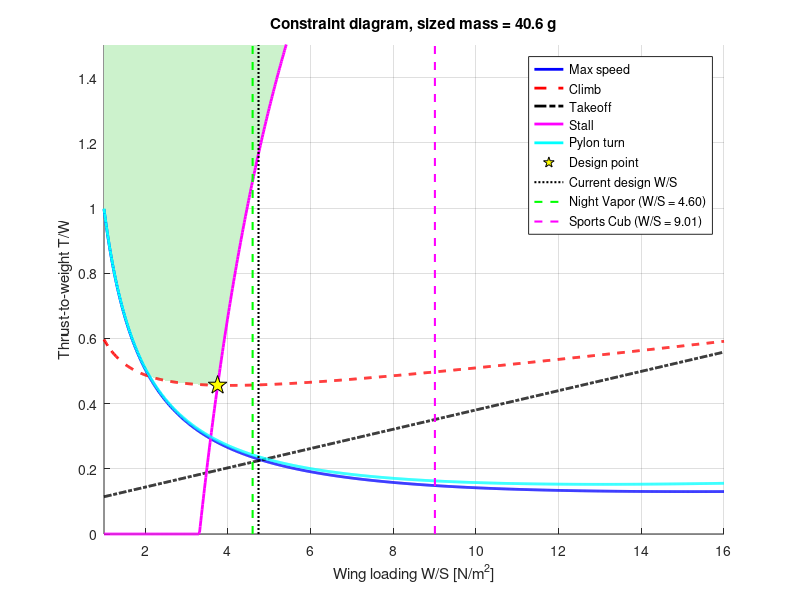

MATLAB code to generate this figure:
% Sizing script 


clear; clc; close all;

%% 1) Constants, aero assumptions, requirements (from the team diagram)
rho = 1.225;  g = 9.81;
CD0 = 0.045;  e = 0.75;  AR = 4.52;  CL_max = 1.35;  alpha_stall = 15;
V_stall = 2.0;  V_max = 6.0;  ROC = 1.0;  V_climb = 3.0;  S_TO = 3.0;
mu = 0.05;  CL_TO = 0.8;
CD_TO = CD0 + CL_TO^2/(pi*e*AR);
V_turn = V_max;  R_turn = 6;          
K = 1/(pi*e*AR);

%% 2) Constraint curves: required T/W at each wing loading W/S [N/m^2]
WS = linspace(1, 16, 1000);

q_s = 0.5*rho*V_stall^2;                                   % stall (thrust-assisted)
TW_stall = max((1 - q_s*CL_max./WS)/sind(alpha_stall), 0);

q_m = 0.5*rho*V_max^2;                                     % max speed
TW_maxspeed = q_m*CD0./WS + K*WS/q_m;

gam = asin(ROC/V_climb);  q_c = 0.5*rho*V_climb^2;         % climb (exact angle)
TW_roc = q_c*CD0./WS + K*cos(gam)^2*WS/q_c + sin(gam);

TW_takeoff = mu + 0.72*(CD_TO - mu*CL_TO)/CL_max + 1.44*WS/(g*rho*CL_max*S_TO); % takeoff ground roll
             

n = sqrt(1 + (V_turn^2/(g*R_turn))^2);  q_t = 0.5*rho*V_turn^2;   % pylon turn
TW_turn = q_t*CD0./WS + K*n^2*WS/q_t;

%% 3) Feasible region and design point
% The design must meet the HIGHEST T/W of all constraints at each W/S.
TW_required = max([TW_stall; TW_maxspeed; TW_roc; TW_takeoff; TW_turn], [], 1);
[TW_design, idx] = min(TW_required);   % lowest T/W = smallest motor
WS_design = WS(idx);                   % auto-picked from the diagram
% EDIT: to force a wing loading instead, uncomment these two lines:
% WS_design = 4.0;  TW_design = interp1(WS, TW_required, WS_design);

%% 4) Component weights [g]
m_motor_prop = 3;   m_front_gear = 2;   m_back_gear = 4;   % back gear: 2 g for BOTH (EDIT if each)
m_bracket = 2;   
m_tail = 1; 
m_boom = 1;
m_pcb = 6;   
m_battery = 4;
m_fixed = m_motor_prop + m_front_gear + m_back_gear + m_bracket + m_tail + m_boom + m_pcb + m_battery; % everything except the wing

% Wing: area-density = wing mass / wing area
% current design
m_wing_now = 12;   
S_now = 0.0724638;

rho_A_now = m_wing_now/S_now; % g/m^2
rho_A = rho_A_now; % EDIT: g/m^2, set lower if you expect a lighter wing (e.g. 100)

% Comparison Aircraft Specifications
% Night Vapor
m_nightvapor = 26;                % total mass [g]
b_nightvapor = 0.37;              % wingspan [m] (37 cm)
c_nightvapor = 0.15;              % chord [m] (15 cm)
S_nightvapor = b_nightvapor * c_nightvapor; % wing area [m^2] = 0.0555 m^2
WS_nightvapor = (m_nightvapor / 1000 * g) / S_nightvapor; % W/S [N/m^2]

% Sports Cub
m_sportscub = 56;                 % total mass [g]
b_sportscub = 0.61;               % wingspan [m] (61 cm)
c_sportscub = 0.10;               % chord [m] (10 cm)
S_sportscub = b_sportscub * c_sportscub;   % wing area [m^2] = 0.061 m^2
WS_sportscub = (m_sportscub / 1000 * g) / S_sportscub;   % W/S [N/m^2]

%% 5) Sizing loop: iterate until guess = calculated
wing_wt_per_area = rho_A/1000*g; % N/m^2 of wing area
if wing_wt_per_area >= WS_design
    error('Wing alone weighs %.2f N/m^2, more than W/S = %.2f. No solution: lower rho_A or raise W/S.', wing_wt_per_area, WS_design);
end

% initial guess [g]
m_guess = 40;   
tol = 1e-6;   
maxIter = 100;               
fprintf('Iter  guess[g]  S[m^2]   wing[g]  calc[g]\n');

for k = 1:maxIter
    W_guess = m_guess/1000*g;            % N
    S       = W_guess/WS_design;         % wing area from the guess
    m_wing  = rho_A*S;                   % wing mass from area-density
    m_calc  = m_fixed + m_wing;          % total from the parts
    fprintf('%3d   %7.3f  %7.4f  %7.3f  %7.3f\n', k, m_guess, S, m_wing, m_calc);
    if abs(m_calc - m_guess) < tol 
        break; 
    end
    m_guess = m_calc;                    % feed the result back in
end
m_total = m_calc;   
W = m_total/1000*g;   
S = W/WS_design;

% Closed-form check: m = m_fixed/(1 - rho_A*g/(1000*W/S)) should match the loop
m_check = m_fixed/(1 - wing_wt_per_area/WS_design);

%% 6) Results
b = sqrt(AR*S);  
c = S/b;
Vs_aero = sqrt(2*WS_design/(rho*CL_max));                  % stall with NO thrust help
fprintf('\nDesign point      : W/S = %.2f N/m^2, T/W = %.2f\n', WS_design, TW_design);
fprintf('Total mass        : %.1f g  (loop) vs %.1f g (closed form)\n', m_total, m_check);
fprintf('Wing              : S = %.4f m^2, span = %.2f m, chord = %.3f m, wing = %.1f g\n', S, b, c, rho_A*S);
fprintf('Thrust needed     : %.1f gf  (T/W x weight)\n', TW_design*m_total);
fprintf('Stall (no thrust) : %.2f m/s  (target %.1f m/s)\n', Vs_aero, V_stall);
fprintf('Current design    : %.1f g, W/S = %.2f N/m^2\n', m_fixed + m_wing_now, (m_fixed + m_wing_now)/1000*g/S_now);

%% 7) Sensitivity: how the answer moves with wing area-density
fprintf('\nrho_A[g/m^2]  mass[g]  S[m^2]  span[m]\n');
for rA = [60 80 100 120 140 rho_A_now]
    wpa = rA/1000*g;
    if wpa >= WS_design 
        continue; 
    end
    mm = m_fixed/(1 - wpa/WS_design);   SS = mm/1000*g/WS_design;
    fprintf('  %6.1f      %6.1f   %.4f   %.2f\n', rA, mm, SS, sqrt(AR*SS));
end

%% 8) Plot
figure('Color','w'); hold on; grid on;
fill([WS fliplr(WS)], [TW_required 1.5*ones(size(WS))], [0.8 0.95 0.8],'EdgeColor','none','HandleVisibility','off');
plot(WS, TW_maxspeed, 'b-',  'LineWidth',2, 'DisplayName','Max speed');
plot(WS, TW_roc,      'r--', 'LineWidth',2, 'DisplayName','Climb');
plot(WS, TW_takeoff,  'k-.', 'LineWidth',2, 'DisplayName','Takeoff');
plot(WS, TW_stall,    'm-',  'LineWidth',2, 'DisplayName','Stall');
plot(WS, TW_turn,     'c-',  'LineWidth',2, 'DisplayName','Pylon turn');

plot(WS_design, TW_design, 'p', 'MarkerSize',14, 'MarkerFaceColor','y', 'MarkerEdgeColor','k', 'DisplayName','Design point');
WS_now = (m_fixed + m_wing_now)/1000*g/S_now;
plot([WS_now WS_now], [0 1.5], 'k:', 'LineWidth',1.5, 'DisplayName','Current design W/S');

% Comparison aircraft
plot([WS_nightvapor WS_nightvapor], [0 1.5], 'g--', 'LineWidth',1.5, 'DisplayName', sprintf('Night Vapor (W/S = %.2f)', WS_nightvapor));
plot([WS_sportscub WS_sportscub], [0 1.5], 'm--', 'LineWidth',1.5, 'DisplayName', sprintf('Sports Cub (W/S = %.2f)', WS_sportscub));

axis([1 16 0 1.5]);
xlabel('Wing loading W/S [N/m^2]');  
ylabel('Thrust-to-weight T/W');
title(sprintf('Constraint diagram, sized mass = %.1f g', m_total));
legend('Location','northeast');
